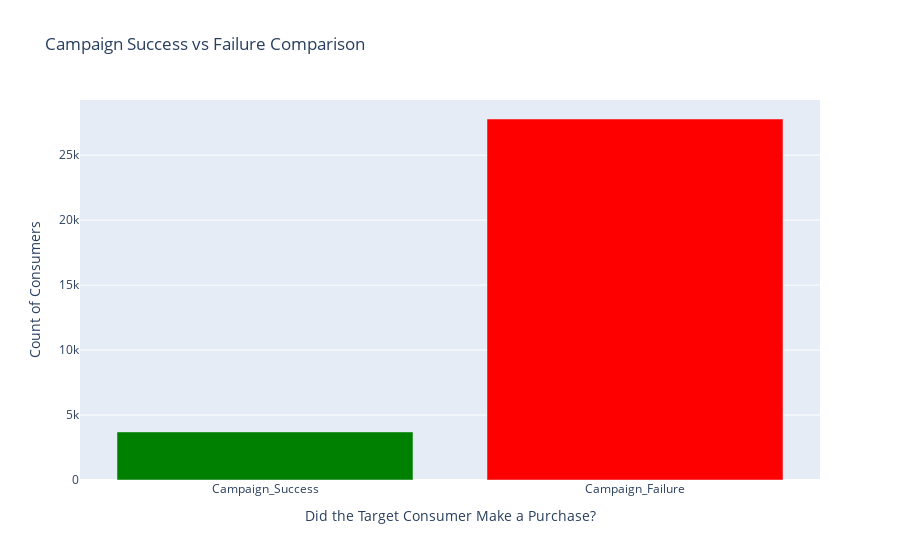

The notebook cell this image was saved under:
### Code cell
import plotly.graph_objects as go

#campaign_success = purchased
#campaign_failure = not purchased

# Data
Labels = ['Campaign_Success', 'Campaign_Failure']
successes = len(df[df['purchase'] == 'yes'])
failures = len(df[df['purchase'] == 'no'])
success_color = 'green'
failure_color = 'red'
Values = [successes, failures]

# Create bar graph
fig = go.Figure(data=[go.Bar(x=Labels, y=Values, marker_color=[success_color, failure_color])])

# Add title and axis labels
fig.update_layout(title='Campaign Success vs Failure Comparison',
                  xaxis_title='Did the Target Consumer Make a Purchase?',
                  yaxis_title='Count of Consumers')

# Show the graph
fig.show()




#the distribution shows that our current dataset is imbalanced, so we need to use stratified sampling

### Figure 1 — Plotly figure (JSON) as saved in the notebook; plotly's stock layout.template omitted (floating-point values rounded to 4 significant figures)
{"data": [{"marker": {"color": ["green", "red"]}, "type": "bar", "x": ["Campaign_Success", "Campaign_Failure"], "y": [3700, 27780]}], "layout": {"title": {"text": "Campaign Success vs Failure Comparison"}, "xaxis": {"title": {"text": "Did the Target Consumer Make a Purchase?"}}, "yaxis": {"title": {"text": "Count of Consumers"}}}}
